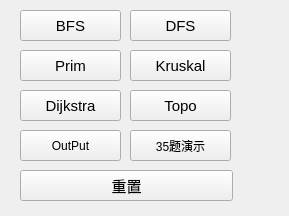
<?xml version="1.0" encoding="UTF-8"?>
<ui version="4.0">
 <class>GraphUI</class>
 <widget class="QWidget" name="GraphUI">
  <property name="geometry">
   <rect>
    <x>0</x>
    <y>0</y>
    <width>289</width>
    <height>216</height>
   </rect>
  </property>
  <property name="windowTitle">
   <string>Form</string>
  </property>
  <widget class="QPushButton" name="BFSpushButton">
   <property name="geometry">
    <rect>
     <x>20</x>
     <y>10</y>
     <width>101</width>
     <height>31</height>
    </rect>
   </property>
   <property name="font">
    <font>
     <pointsize>11</pointsize>
     <weight>50</weight>
     <bold>false</bold>
    </font>
   </property>
   <property name="text">
    <string>BFS</string>
   </property>
  </widget>
  <widget class="QPushButton" name="DFSpushButton">
   <property name="geometry">
    <rect>
     <x>130</x>
     <y>10</y>
     <width>101</width>
     <height>31</height>
    </rect>
   </property>
   <property name="font">
    <font>
     <pointsize>11</pointsize>
     <weight>50</weight>
     <bold>false</bold>
    </font>
   </property>
   <property name="text">
    <string>DFS</string>
   </property>
  </widget>
  <widget class="QPushButton" name="DjpushButton">
   <property name="geometry">
    <rect>
     <x>20</x>
     <y>90</y>
     <width>101</width>
     <height>31</height>
    </rect>
   </property>
   <property name="font">
    <font>
     <pointsize>11</pointsize>
     <weight>50</weight>
     <bold>false</bold>
    </font>
   </property>
   <property name="text">
    <string>Dijkstra</string>
   </property>
  </widget>
  <widget class="QPushButton" name="ResetpushButton">
   <property name="geometry">
    <rect>
     <x>20</x>
     <y>170</y>
     <width>213</width>
     <height>31</height>
    </rect>
   </property>
   <property name="font">
    <font>
     <pointsize>11</pointsize>
     <weight>50</weight>
     <bold>false</bold>
    </font>
   </property>
   <property name="text">
    <string>重置</string>
   </property>
  </widget>
  <widget class="QPushButton" name="PrimpushButton">
   <property name="geometry">
    <rect>
     <x>20</x>
     <y>50</y>
     <width>101</width>
     <height>31</height>
    </rect>
   </property>
   <property name="font">
    <font>
     <pointsize>11</pointsize>
     <weight>50</weight>
     <bold>false</bold>
    </font>
   </property>
   <property name="text">
    <string>Prim</string>
   </property>
  </widget>
  <widget class="QPushButton" name="pushButton">
   <property name="geometry">
    <rect>
     <x>130</x>
     <y>50</y>
     <width>101</width>
     <height>31</height>
    </rect>
   </property>
   <property name="font">
    <font>
     <pointsize>11</pointsize>
     <weight>50</weight>
     <bold>false</bold>
    </font>
   </property>
   <property name="text">
    <string>Kruskal</string>
   </property>
  </widget>
  <widget class="QPushButton" name="TopoButton">
   <property name="geometry">
    <rect>
     <x>130</x>
     <y>90</y>
     <width>101</width>
     <height>31</height>
    </rect>
   </property>
   <property name="font">
    <font>
     <pointsize>11</pointsize>
     <weight>50</weight>
     <bold>false</bold>
    </font>
   </property>
   <property name="text">
    <string>Topo</string>
   </property>
  </widget>
  <widget class="QPushButton" name="outPutButton">
   <property name="geometry">
    <rect>
     <x>20</x>
     <y>130</y>
     <width>101</width>
     <height>31</height>
    </rect>
   </property>
   <property name="text">
    <string>OutPut</string>
   </property>
  </widget>
  <widget class="QPushButton" name="no35Button">
   <property name="geometry">
    <rect>
     <x>130</x>
     <y>130</y>
     <width>101</width>
     <height>31</height>
    </rect>
   </property>
   <property name="text">
    <string>35题演示</string>
   </property>
  </widget>
 </widget>
 <resources/>
 <connections>
  <connection>
   <sender>DFSpushButton</sender>
   <signal>clicked()</signal>
   <receiver>GraphUI</receiver>
   <slot>on_dfs_btn_clicked()</slot>
   <hints>
    <hint type="sourcelabel">
     <x>130</x>
     <y>17</y>
    </hint>
    <hint type="destinationlabel">
     <x>140</x>
     <y>11</y>
    </hint>
   </hints>
  </connection>
  <connection>
   <sender>BFSpushButton</sender>
   <signal>clicked()</signal>
   <receiver>GraphUI</receiver>
   <slot>on_bfs_btn_clicked()</slot>
   <hints>
    <hint type="sourcelabel">
     <x>76</x>
     <y>57</y>
    </hint>
    <hint type="destinationlabel">
     <x>139</x>
     <y>50</y>
    </hint>
   </hints>
  </connection>
  <connection>
   <sender>PrimpushButton</sender>
   <signal>clicked()</signal>
   <receiver>GraphUI</receiver>
   <slot>on_prim_btn_clicked()</slot>
   <hints>
    <hint type="sourcelabel">
     <x>84</x>
     <y>80</y>
    </hint>
    <hint type="destinationlabel">
     <x>138</x>
     <y>90</y>
    </hint>
   </hints>
  </connection>
  <connection>
   <sender>pushButton</sender>
   <signal>clicked()</signal>
   <receiver>GraphUI</receiver>
   <slot>on_kruskal_btn_clicked()</slot>
   <hints>
    <hint type="sourcelabel">
     <x>130</x>
     <y>80</y>
    </hint>
    <hint type="destinationlabel">
     <x>135</x>
     <y>132</y>
    </hint>
   </hints>
  </connection>
  <connection>
   <sender>DjpushButton</sender>
   <signal>clicked()</signal>
   <receiver>GraphUI</receiver>
   <slot>on_dijkstra_btn_clicked()</slot>
   <hints>
    <hint type="sourcelabel">
     <x>95</x>
     <y>120</y>
    </hint>
    <hint type="destinationlabel">
     <x>135</x>
     <y>170</y>
    </hint>
   </hints>
  </connection>
  <connection>
   <sender>TopoButton</sender>
   <signal>clicked()</signal>
   <receiver>GraphUI</receiver>
   <slot>on_topologicalSorting_btn_clicked()</slot>
   <hints>
    <hint type="sourcelabel">
     <x>130</x>
     <y>120</y>
    </hint>
    <hint type="destinationlabel">
     <x>134</x>
     <y>210</y>
    </hint>
   </hints>
  </connection>
  <connection>
   <sender>ResetpushButton</sender>
   <signal>clicked()</signal>
   <receiver>GraphUI</receiver>
   <slot>on_reset_btn_clicked()</slot>
   <hints>
    <hint type="sourcelabel">
     <x>85</x>
     <y>190</y>
    </hint>
    <hint type="destinationlabel">
     <x>132</x>
     <y>251</y>
    </hint>
   </hints>
  </connection>
  <connection>
   <sender>outPutButton</sender>
   <signal>clicked()</signal>
   <receiver>GraphUI</receiver>
   <slot>on_outPut_btn_clicked()</slot>
   <hints>
    <hint type="sourcelabel">
     <x>113</x>
     <y>136</y>
    </hint>
    <hint type="destinationlabel">
     <x>363</x>
     <y>131</y>
    </hint>
   </hints>
  </connection>
  <connection>
   <sender>no35Button</sender>
   <signal>clicked()</signal>
   <receiver>GraphUI</receiver>
   <slot>on_no35_btn_clicked()</slot>
   <hints>
    <hint type="sourcelabel">
     <x>213</x>
     <y>135</y>
    </hint>
    <hint type="destinationlabel">
     <x>403</x>
     <y>196</y>
    </hint>
   </hints>
  </connection>
 </connections>
 <slots>
  <slot>on_bfs_btn_clicked()</slot>
  <slot>on_dfs_btn_clicked()</slot>
  <slot>on_dijkstra_btn_clicked()</slot>
  <slot>on_reset_btn_clicked()</slot>
  <slot>on_prim_btn_clicked()</slot>
  <slot>on_kruskal_btn_clicked()</slot>
  <slot>on_topologicalSorting_btn_clicked()</slot>
  <slot>on_outPut_btn_clicked()</slot>
  <slot>on_no35_btn_clicked()</slot>
 </slots>
</ui>
